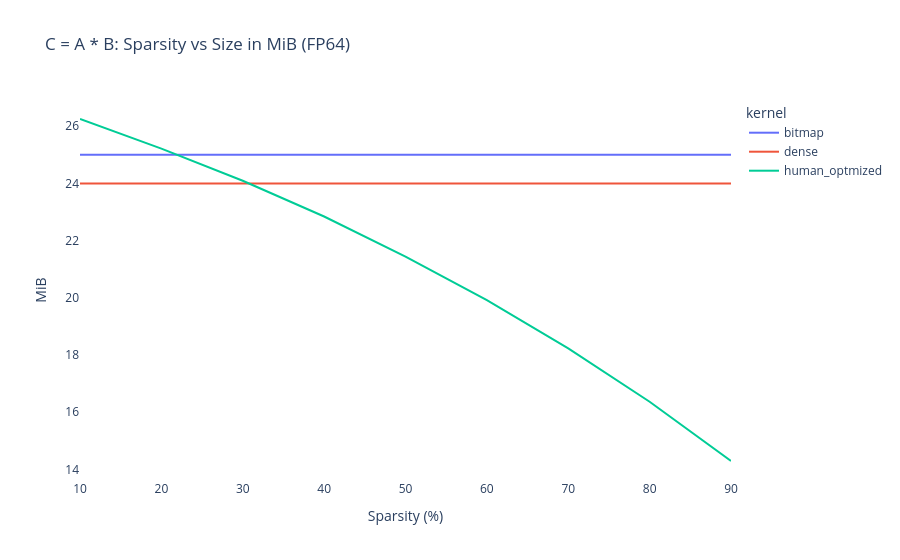

Notebook code cell kept with this figure:
### Code cell
fig = px.line(full_df, 
              x='sparsity', 
              y='mb', 
              color='kernel',
              title='C = A * B: Sparsity vs Size in MiB (FP64)',
              labels={'sparsity': 'Sparsity (%)', 'mb': 'MiB'})
fig.update_layout(plot_bgcolor='white')
fig.show()

### Figure 1 — Plotly figure (JSON) as saved in the notebook; plotly's stock layout.template omitted (floating-point values rounded to 4 significant figures)
{"data": [{"hovertemplate": "kernel=bitmap<br>Sparsity (%)=%{x}<br>MiB=%{y}<extra></extra>", "legendgroup": "bitmap", "line": {"color": "#636efa", "dash": "solid"}, "marker": {"symbol": "circle"}, "mode": "lines", "name": "bitmap", "orientation": "v", "showlegend": true, "type": "scatter", "x": [10, 20, 30, 40, 50, 60, 70, 80, 90], "xaxis": "x", "y": [25.0, 25.0, 25.0, 25.0, 25.0, 25.0, 25.0, 25.0, 25.0], "yaxis": "y"}, {"hovertemplate": "kernel=dense<br>Sparsity (%)=%{x}<br>MiB=%{y}<extra></extra>", "legendgroup": "dense", "line": {"color": "#EF553B", "dash": "solid"}, "marker": {"symbol": "circle"}, "mode": "lines", "name": "dense", "orientation": "v", "showlegend": true, "type": "scatter", "x": [10, 20, 30, 40, 50, 60, 70, 80, 90], "xaxis": "x", "y": [24.0, 24.0, 24.0, 24.0, 24.0, 24.0, 24.0, 24.0, 24.0], "yaxis": "y"}, {"hovertemplate": "kernel=human_optmized<br>Sparsity (%)=%{x}<br>MiB=%{y}<extra></extra>", "legendgroup": "human_optmized", "line": {"color": "#00cc96", "dash": "solid"}, "marker": {"symbol": "circle"}, "mode": "lines", "name": "human_optmized", "orientation": "v", "showlegend": true, "type": "scatter", "x": [10, 20, 30, 40, 50, 60, 70, 80, 90], "xaxis": "x", "y": [26.25, 25.22, 24.09, 22.84, 21.44, 19.92, 18.23, 16.37, 14.29], "yaxis": "y"}], "layout": {"legend": {"title": {"text": "kernel"}, "tracegroupgap": 0}, "plot_bgcolor": "white", "title": {"text": "C = A * B: Sparsity vs Size in MiB (FP64)"}, "xaxis": {"anchor": "y", "domain": [0, 1], "title": {"text": "Sparsity (%)"}}, "yaxis": {"anchor": "x", "domain": [0, 1], "title": {"text": "MiB"}}}}
